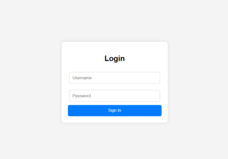
#> input picture imag1.png, 228 x 159 px
$ python app2.py   (older library calls are emulated)
#> lines starting #> are read from the running program, lines starting #| are printed output that depends on the picture; after the words box and inside, x2 and y2 are one past the last pixel; in counts of white or black regions, pixels touching at a corner belong together
from skimage.metrics import structural_similarity
import cv2
import numpy as np
import PIL
import PIL.Image as img

img1 = img.open('imag1.png')
#> img1 is the input picture: PIL image 228x159 RGBA; mean R, G, B, A 238.5, 242.1, 245.8, 255
img2 = img.open('imag2.png')
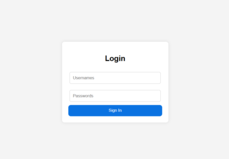
#> input picture imag2.png, 229 x 159 px
#> img2 is the input picture: PIL image 229x159 RGBA; mean R, G, B, A 238.8, 241.8, 245, 255

# Determine the common dimensions (smallest width and height)
common_width = min(img1.width, img2.width)
#> common_width = 228
common_height = min(img1.height, img2.height)
#> common_height = 159

# Resize images
img1_resized = img1.resize((common_width, common_height), PIL.Image.ANTIALIAS)
img2_resized = img2.resize((common_width, common_height), PIL.Image.ANTIALIAS)

# Save resized images
img1_resized.save('image1.png')
img2_resized.save('image2.png')

# Load images
before = cv2.imread('image1.png')
after = cv2.imread('image2.png')

# Convert images to grayscale
before_gray = cv2.cvtColor(before, cv2.COLOR_BGR2GRAY)
after_gray = cv2.cvtColor(after, cv2.COLOR_BGR2GRAY)

# Compute SSIM between the two images
(score, diff) = structural_similarity(before_gray, after_gray, full=True)
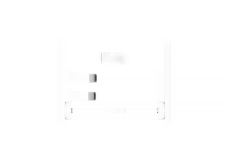
#> diff: shape (159, 228) float64; min 0.266, max 1, mean 0.998
#> score = 0.997
print("Image Similarity: {:.4f}%".format(score * 100))
#| Image Similarity: 99.7479%

# The diff image contains the actual image differences between the two images
# and is represented as a floating point data type in the range [0,1]
# so we must convert the array to 8-bit unsigned integers in the range
# [0,255] before we can use it with OpenCV
diff = (diff * 255).astype("uint8")
diff_box = cv2.merge([diff, diff, diff])

# Threshold the difference image, followed by finding contours to
# obtain the regions of the two input images that differ
thresh = cv2.threshold(diff, 0, 255, cv2.THRESH_BINARY_INV | cv2.THRESH_OTSU)[1]
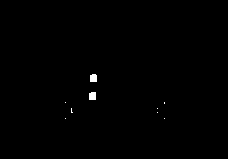
#> thresh: shape (159, 228); 0.33% white; 9 white regions (7 under 20 px)
contours = cv2.findContours(thresh, cv2.RETR_EXTERNAL, cv2.CHAIN_APPROX_SIMPLE)
#> contours = 9 contours, 7 with area under 20; largest, box (x1, y1, x2, y2) and area: (89, 92, 96, 100) 40, (90, 74, 97, 82) 40
contours = contours[0] if len(contours) == 2 else contours[1]

mask = np.zeros(before.shape, dtype='uint8')
filled_after = after.copy()

for c in contours:
    area = cv2.contourArea(c)
    if area > 40:
        x,y,w,h = cv2.boundingRect(c)
        cv2.rectangle(before, (x, y), (x + w, y + h), (36,255,12), 2)
        cv2.rectangle(after, (x, y), (x + w, y + h), (36,255,12), 2)
        cv2.rectangle(diff_box, (x, y), (x + w, y + h), (36,255,12), 2)
        cv2.drawContours(mask, [c], 0, (255,255,255), -1)
        cv2.drawContours(filled_after, [c], 0, (0,255,0), -1)
#> this loop made 9 passes
#> (area, x, y, w, h) on pass 8: (40.5, 89, 92, 7, 8)
#> area on pass 9: 40
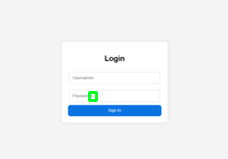
#> after: shape (159, 228, 3); mean B, G, R 244.5, 241.8, 238.3
#> before: shape (159, 228, 3); mean B, G, R 245.3, 242.1, 238
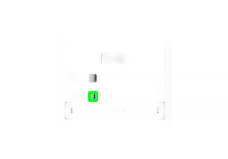
#> diff_box: shape (159, 228, 3); mean of channels 0, 1, 2 253.8, 254.4, 253.8; drawn as B, G, R
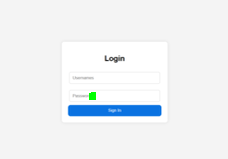
#> filled_after: shape (159, 228, 3); mean B, G, R 244.6, 241.8, 238.5
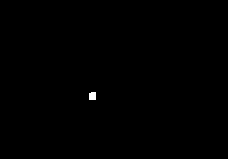
#> mask: shape (159, 228, 3); 0.15% white; 1 white region, box (x1, y1, x2, y2) and area: (89, 92, 96, 100) 54

cv2.imshow('before', before)
cv2.imshow('after', after)
cv2.imshow('diff', diff)
cv2.imshow('diff_box', diff_box)
cv2.imshow('mask', mask)
cv2.imshow('filled after', filled_after)
cv2.waitKey()
